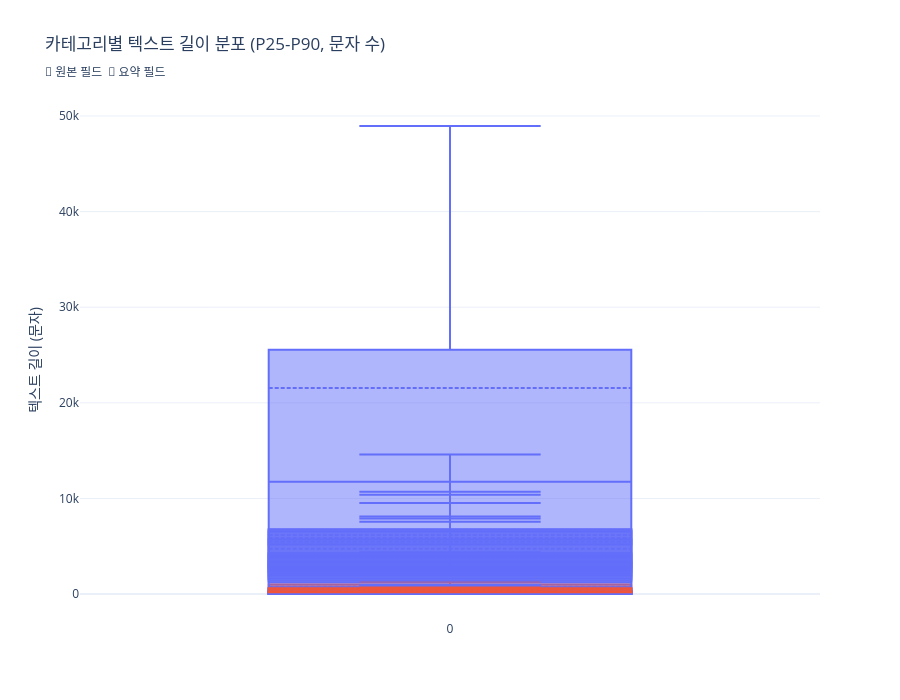

Notebook code for this chart:
### Code cell
# ── 카테고리별 텍스트 길이 box plot ──────────────────────
# 원본 필드와 요약 필드를 색상으로 구분
box_data = []
for cat_key, ts in text_stats.items():
    for field, stats in ts["fields"].items():
        tag = " [요약]" if stats.get("is_summary") else ""
        box_data.append({
            "카테고리": ts["label"],
            "필드": field,
            "레이블": f"{ts['label']}\n{field}{tag}",
            "P25": stats["p25"],
            "P50": stats["p50"],
            "P75": stats["p75"],
            "P90": stats["p90"],
            "P99": stats["p99"],
            "mean": stats["mean"],
            "유형": "요약" if stats.get("is_summary") else "원본",
        })

df_box = pd.DataFrame(box_data)

# 원본/요약 색상 매핑
color_map = {"원본": "#636EFA", "요약": "#EF553B"}

fig = go.Figure()
for _, row in df_box.iterrows():
    color = color_map[row["유형"]]
    fig.add_trace(go.Box(
        name=row["레이블"],
        q1=[row["P25"]],
        median=[row["P50"]],
        q3=[row["P75"]],
        lowerfence=[row["P25"]],
        upperfence=[row["P90"]],
        mean=[row["mean"]],
        boxmean=True,
        marker_color=color,
        line_color=color,
    ))

fig.update_layout(
    title="카테고리별 텍스트 길이 분포 (P25-P90, 문자 수)<br><sub>🔵 원본 필드  🔴 요약 필드</sub>",
    yaxis_title="텍스트 길이 (문자)",
    height=700,
    showlegend=False,
)
fig.show()

### Figure 1 — Plotly figure (JSON) as saved in the notebook; plotly's stock layout.template omitted (floating-point values rounded to 4 significant figures)
{"data": [{"boxmean": true, "line": {"color": "#636EFA"}, "lowerfence": [68], "marker": {"color": "#636EFA"}, "mean": [92.4], "median": [89], "name": "판례\n판례내용", "q1": [68], "q3": [113], "type": "box", "upperfence": [141]}, {"boxmean": true, "line": {"color": "#636EFA"}, "lowerfence": [215], "marker": {"color": "#636EFA"}, "mean": [471.9], "median": [369], "name": "판례\n판결요지", "q1": [215], "q3": [584], "type": "box", "upperfence": [899]}, {"boxmean": true, "line": {"color": "#636EFA"}, "lowerfence": [56], "marker": {"color": "#636EFA"}, "mean": [141.2], "median": [102], "name": "판례\n판시사항", "q1": [56], "q3": [186], "type": "box", "upperfence": [283]}, {"boxmean": true, "line": {"color": "#636EFA"}, "lowerfence": [1246], "marker": {"color": "#636EFA"}, "mean": [3809.0], "median": [2270], "name": "판례\n이유", "q1": [1246], "q3": [4148], "type": "box", "upperfence": [7562]}, {"boxmean": true, "line": {"color": "#EF553B"}, "lowerfence": [191], "marker": {"color": "#EF553B"}, "mean": [238.3], "median": [230], "name": "판례\n판례요약 [요약]", "q1": [191], "q3": [276], "type": "box", "upperfence": [321]}, {"boxmean": true, "line": {"color": "#636EFA"}, "lowerfence": [5199], "marker": {"color": "#636EFA"}, "mean": [21550.0], "median": [11752], "name": "법령\n조문", "q1": [5199], "q3": [25556], "type": "box", "upperfence": [48949]}, {"boxmean": true, "line": {"color": "#EF553B"}, "lowerfence": [456], "marker": {"color": "#EF553B"}, "mean": [772.6], "median": [720], "name": "법령\n법령 요약 [요약]", "q1": [456], "q3": [1013], "type": "box", "upperfence": [1288]}, {"boxmean": true, "line": {"color": "#636EFA"}, "lowerfence": [50], "marker": {"color": "#636EFA"}, "mean": [103.8], "median": [71], "name": "헌재결정례\n판시사항", "q1": [50], "q3": [114], "type": "box", "upperfence": [207]}, {"boxmean": true, "line": {"color": "#636EFA"}, "lowerfence": [212], "marker": {"color": "#636EFA"}, "mean": [408.8], "median": [255], "name": "헌재결정례\n결정요지", "q1": [212], "q3": [351], "type": "box", "upperfence": [740]}, {"boxmean": true, "line": {"color": "#636EFA"}, "lowerfence": [268], "marker": {"color": "#636EFA"}, "mean": [2618.0], "median": [678], "name": "헌재결정례\n이유", "q1": [268], "q3": [1976], "type": "box", "upperfence": [8115]}, {"boxmean": true, "line": {"color": "#EF553B"}, "lowerfence": [258], "marker": {"color": "#EF553B"}, "mean": [299], "median": [289], "name": "헌재결정례\n심판례요약 [요약]", "q1": [258], "q3": [329], "type": "box", "upperfence": [376]}, {"boxmean": true, "line": {"color": "#636EFA"}, "lowerfence": [14], "marker": {"color": "#636EFA"}, "mean": [31.6], "median": [14], "name": "행정심판례\n주문", "q1": [14], "q3": [44], "type": "box", "upperfence": [81]}, {"boxmean": true, "line": {"color": "#636EFA"}, "lowerfence": [2219], "marker": {"color": "#636EFA"}, "mean": [4751.0], "median": [3382], "name": "행정심판례\n이유", "q1": [2219], "q3": [5726], "type": "box", "upperfence": [9520]}, {"boxmean": true, "line": {"color": "#EF553B"}, "lowerfence": [213], "marker": {"color": "#EF553B"}, "mean": [245.7], "median": [241], "name": "행정심판례\n심판례요약 [요약]", "q1": [213], "q3": [272], "type": "box", "upperfence": [306]}, {"boxmean": true, "line": {"color": "#636EFA"}, "lowerfence": [11], "marker": {"color": "#636EFA"}, "mean": [59.1], "median": [12], "name": "특별행정심판\n주문", "q1": [11], "q3": [83], "type": "box", "upperfence": [171]}, {"boxmean": true, "line": {"color": "#636EFA"}, "lowerfence": [2775], "marker": {"color": "#636EFA"}, "mean": [5481.0], "median": [4265], "name": "특별행정심판\n이유", "q1": [2775], "q3": [6738], "type": "box", "upperfence": [10394]}, {"boxmean": true, "line": {"color": "#636EFA"}, "lowerfence": [38], "marker": {"color": "#636EFA"}, "mean": [139.5], "median": [53], "name": "특별행정심판\n청구취지", "q1": [38], "q3": [88], "type": "box", "upperfence": [395]}, {"boxmean": true, "line": {"color": "#EF553B"}, "lowerfence": [208], "marker": {"color": "#EF553B"}, "mean": [237.3], "median": [234], "name": "특별행정심판\n심판례요약 [요약]", "q1": [208], "q3": [263], "type": "box", "upperfence": [293]}, {"boxmean": true, "line": {"color": "#636EFA"}, "lowerfence": [234], "marker": {"color": "#636EFA"}, "mean": [483.2], "median": [394], "name": "법령해석례\n질의요지", "q1": [234], "q3": [659], "type": "box", "upperfence": [958]}, {"boxmean": true, "line": {"color": "#636EFA"}, "lowerfence": [83], "marker": {"color": "#636EFA"}, "mean": [152.4], "median": [127], "name": "법령해석례\n회답", "q1": [83], "q3": [192], "type": "box", "upperfence": [272]}, {"boxmean": true, "line": {"color": "#636EFA"}, "lowerfence": [1939], "marker": {"color": "#636EFA"}, "mean": [2816.0], "median": [2557], "name": "법령해석례\n이유", "q1": [1939], "q3": [3388], "type": "box", "upperfence": [4380]}, {"boxmean": true, "line": {"color": "#EF553B"}, "lowerfence": [180], "marker": {"color": "#EF553B"}, "mean": [203.3], "median": [200], "name": "법령해석례\n해석례요약 [요약]", "q1": [180], "q3": [223], "type": "box", "upperfence": [246]}, {"boxmean": true, "line": {"color": "#636EFA"}, "lowerfence": [2328], "marker": {"color": "#636EFA"}, "mean": [5877.0], "median": [3948], "name": "위원회 결정문\n이유", "q1": [2328], "q3": [6545], "type": "box", "upperfence": [10712]}, {"boxmean": true, "line": {"color": "#636EFA"}, "lowerfence": [104], "marker": {"color": "#636EFA"}, "mean": [220.6], "median": [133], "name": "위원회 결정문\n결정요지", "q1": [104], "q3": [208], "type": "box", "upperfence": [344]}, {"boxmean": true, "line": {"color": "#636EFA"}, "lowerfence": [78], "marker": {"color": "#636EFA"}, "mean": [321], "median": [150], "name": "위원회 결정문\n주문", "q1": [78], "q3": [327], "type": "box", "upperfence": [561]}, {"boxmean": true, "line": {"color": "#EF553B"}, "lowerfence": [167], "marker": {"color": "#EF553B"}, "mean": [197.8], "median": [194], "name": "위원회 결정문\n결정문요약 [요약]", "q1": [167], "q3": [224], "type": "box", "upperfence": [254]}, {"boxmean": true, "line": {"color": "#636EFA"}, "lowerfence": [49], "marker": {"color": "#636EFA"}, "mean": [158.4], "median": [96], "name": "부처 해석례\n질의요지", "q1": [49], "q3": [192], "type": "box", "upperfence": [350]}, {"boxmean": true, "line": {"color": "#636EFA"}, "lowerfence": [193], "marker": {"color": "#636EFA"}, "mean": [400.5], "median": [320], "name": "부처 해석례\n회답", "q1": [193], "q3": [514], "type": "box", "upperfence": [773]}, {"boxmean": true, "line": {"color": "#EF553B"}, "lowerfence": [168], "marker": {"color": "#EF553B"}, "mean": [195.1], "median": [193], "name": "부처 해석례\n해석요약 [요약]", "q1": [168], "q3": [219], "type": "box", "upperfence": [246]}, {"boxmean": true, "line": {"color": "#636EFA"}, "lowerfence": [29], "marker": {"color": "#636EFA"}, "mean": [148.1], "median": [62], "name": "법률용어사전\n법령용어정의", "q1": [29], "q3": [126], "type": "box", "upperfence": [286]}, {"boxmean": true, "line": {"color": "#636EFA"}, "lowerfence": [1627], "marker": {"color": "#636EFA"}, "mean": [6184.0], "median": [2730], "name": "조약\n조약내용", "q1": [1627], "q3": [6787], "type": "box", "upperfence": [14609]}, {"boxmean": true, "line": {"color": "#EF553B"}, "lowerfence": [205], "marker": {"color": "#EF553B"}, "mean": [235.4], "median": [232], "name": "조약\n조약요약 [요약]", "q1": [205], "q3": [261], "type": "box", "upperfence": [292]}, {"boxmean": true, "line": {"color": "#636EFA"}, "lowerfence": [1435], "marker": {"color": "#636EFA"}, "mean": [3750.0], "median": [2248], "name": "행정규칙\n조문내용", "q1": [1435], "q3": [4267], "type": "box", "upperfence": [7904]}, {"boxmean": true, "line": {"color": "#EF553B"}, "lowerfence": [465], "marker": {"color": "#EF553B"}, "mean": [547.2], "median": [532], "name": "행정규칙\n행정규칙요약 [요약]", "q1": [465], "q3": [614], "type": "box", "upperfence": [699]}], "layout": {"height": 700, "showlegend": false, "title": {"text": "카테고리별 텍스트 길이 분포 (P25-P90, 문자 수)<br><sub>🔵 원본 필드  🔴 요약 필드</sub>"}, "yaxis": {"title": {"text": "텍스트 길이 (문자)"}}}}
